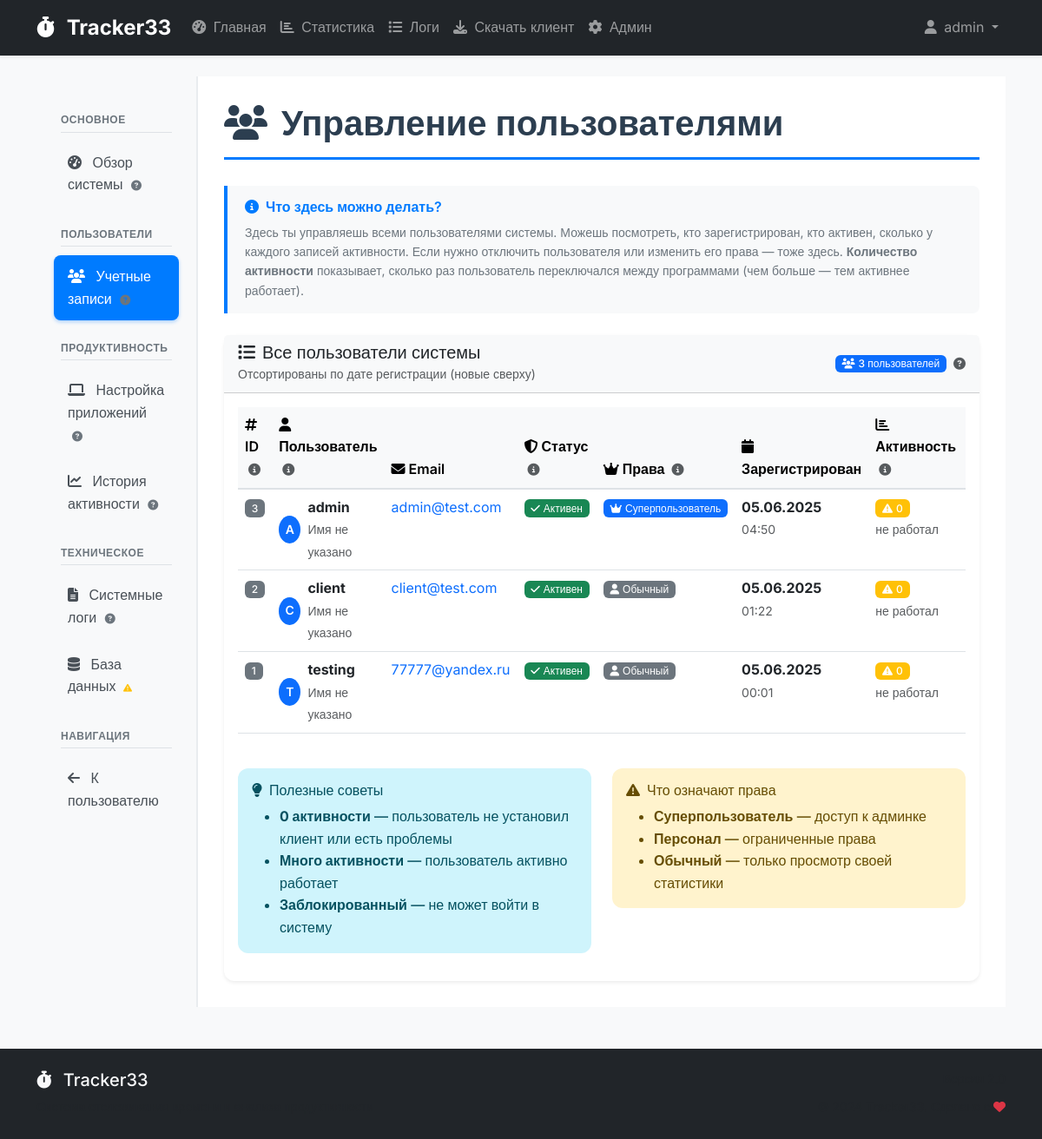
The app's page /admin-panel/users/ (signed in), older data.
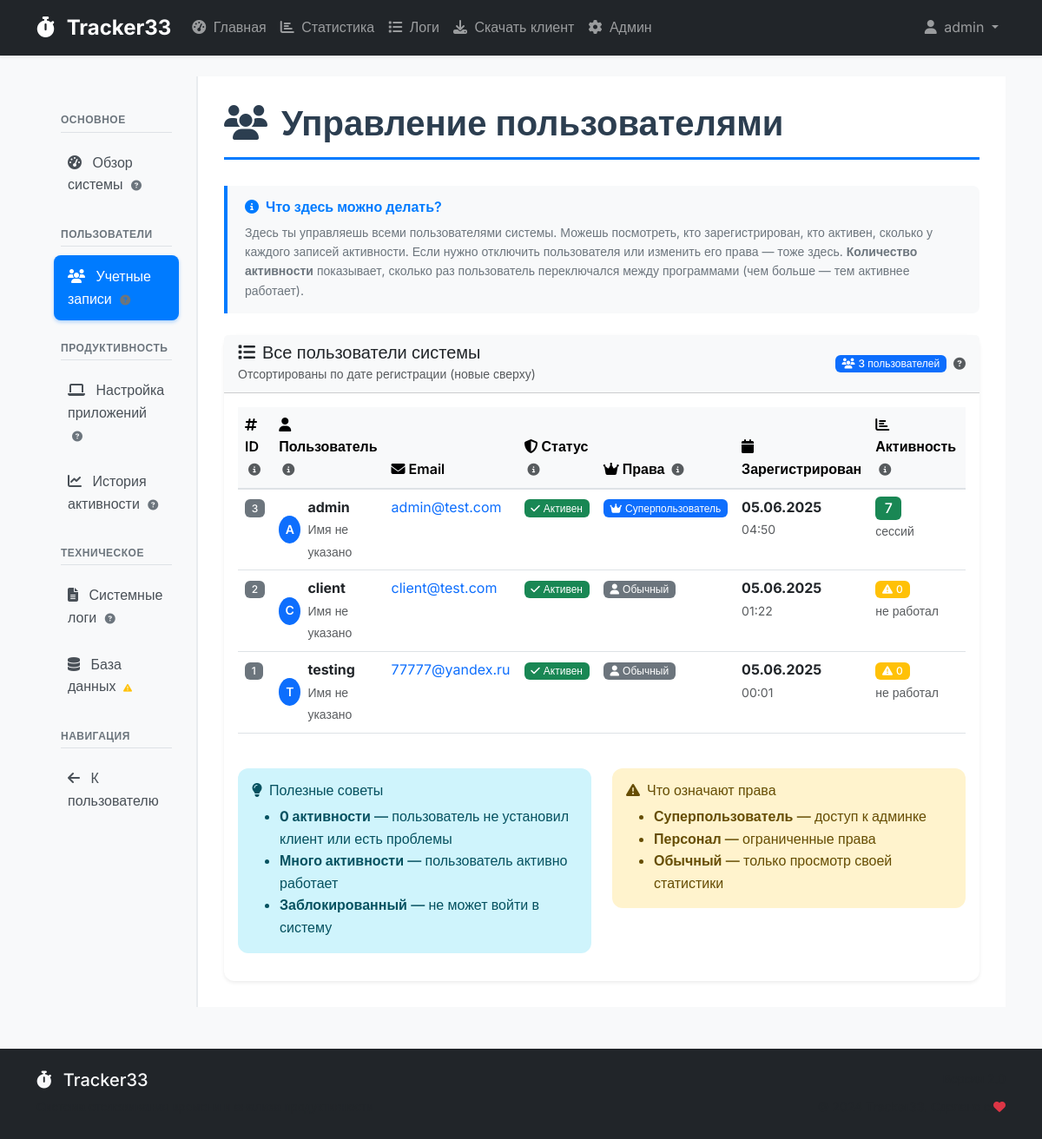
The same page, newer data.
### users/models.py (models this page shows, shortened)
class CustomUser(AbstractUser):
    groups = models.ManyToManyField(
        'auth.Group',
        verbose_name='groups',
        blank=True,
        help_text='The groups this user belongs to.',
        related_name='custom_user_set',
        related_query_name='custom_user'
    )
    user_permissions = models.ManyToManyField(
        'auth.Permission',
        verbose_name='user permissions',
        blank=True,
        help_text='Specific permissions for this user.',
        related_name='custom_user_set',
        related_query_name='custom_user'
    )
    department = models.CharField(max_length=100, verbose_name='Отдел')
    position = models.CharField(max_length=100, verbose_name='Должность')
    is_active_tracking = models.BooleanField(default=True, verbose_name='Активное отслеживание')
    class Meta:
        verbose_name = 'Пользователь'
        verbose_name_plural = 'Пользователи'

### admin_panel/views.py (the view)
# urls.py: path('users/', views.UserListView.as_view(), name='users'),
class UserListView(LoginRequiredMixin, SuperUserRequiredMixin, ListView):
    model = CustomUser
    template_name = 'admin_panel/user_list.html'
    context_object_name = 'users'
    def get_queryset(self):
        return CustomUser.objects.annotate(
            activity_count=Count('useractivity')
        ).order_by('-date_joined')

### admin_panel/views.py (called while the page is built)
    def test_func(self):
        return self.request.user.is_superuser

### tracking/logging.py (called while the page is built)
    @staticmethod
    def log_view_performance(view_name, response_time, status_code):
        log_data = {
            'timestamp': datetime.now().isoformat(),
            'view_name': view_name,
            'response_time': response_time,
            'status_code': status_code
        }
        performance_logger.info(json.dumps(log_data))

### templates/admin_panel/user_list.html (shortened to what the changed rows need)
{% extends 'admin_panel/base_admin.html' %}
{% block admin_content %}
<h1 class="admin-title">
    <i class="fas fa-users me-3"></i>Управление пользователями
</h1>
<div class="card">
    <div class="card-body">
        {% if users %}
        <div class="table-responsive">
            <table class="table table-hover">
                <thead class="table-light">
                    <tr>
                        <th>
                            <i class="fas fa-hashtag me-1"></i>ID
                            <i class="fas fa-info-circle text-muted ms-1"
                               data-bs-toggle="tooltip"
                               title="Уникальный номер пользователя в системе"></i>
                        </th>
                        <th>
                            <i class="fas fa-user me-1"></i>Пользователь
                            <i class="fas fa-info-circle text-muted ms-1"
                               data-bs-toggle="tooltip"
                               title="Логин и полное имя пользователя"></i>
                        </th>
                        <th>
                            <i class="fas fa-envelope me-1"></i>Email
                        </th>
                        <th>
                            <i class="fas fa-shield-alt me-1"></i>Статус
                            <i class="fas fa-info-circle text-muted ms-1"
                               data-bs-toggle="tooltip"
                               title="Активен = может входить в систему, Неактивен = заблокирован"></i>
                        </th>
                        <th>
                            <i class="fas fa-crown me-1"></i>Права
                            <i class="fas fa-info-circle text-muted ms-1"
                               data-bs-toggle="tooltip"
                               title="Суперпользователь = полный доступ к админке"></i>
                        </th>
                        <th>
                            <i class="fas fa-calendar me-1"></i>Зарегистрирован
                        </th>
                        <th>
                            <i class="fas fa-chart-bar me-1"></i>Активность
                            <i class="fas fa-info-circle text-muted ms-1"
                               data-bs-toggle="tooltip"
                               title="Количество сессий работы — переключений между программами"></i>
                        </th>
                        <th>
                        </th>
                    </tr>
                </thead>
                <tbody>
                    {% for user in users %}
                    <tr>
                        <td>
                            <span class="badge bg-secondary">{{ user.id }}</span>
                        </td>
                        <td>
                            <div class="d-flex align-items-center">
                                <div class="avatar-sm me-2 bg-primary text-white rounded-circle d-flex align-items-center justify-content-center">
                                    {{ user.username|first|upper }}
                                </div>
                                <div>
                                    <strong>{{ user.username }}</strong>
                                    {% if user.get_full_name %}
                                    <br><small class="text-muted">{{ user.get_full_name }}</small>
                                    {% else %}
                                    <br><small class="text-muted">Имя не указано</small>
                                    {% endif %}
                                </div>
                            </div>
                        </td>
                        <td>
                            {% if user.email %}
                                <a href="mailto:{{ user.email }}" class="text-decoration-none">
                                    {{ user.email }}
                                </a>
                            {% else %}
                                <span class="text-muted">Не указан</span>
                            {% endif %}
                        </td>
                        <td>
                            {% if user.is_active %}
                                <span class="badge bg-success">
                                    <i class="fas fa-check me-1"></i>Активен
                                </span>
                            {% else %}
                                <span class="badge bg-danger">
                                    <i class="fas fa-ban me-1"></i>Заблокирован
                                </span>
                            {% endif %}
                        </td>
                        <td>
                            {% if user.is_superuser %}
                                <span class="badge bg-primary">
                                    <i class="fas fa-crown me-1"></i>Суперпользователь
                                </span>
                            {% elif user.is_staff %}
                                <span class="badge bg-info">
                                    <i class="fas fa-user-tie me-1"></i>Персонал
                                </span>
                            {% else %}
                                <span class="badge bg-secondary">
                                    <i class="fas fa-user me-1"></i>Обычный
                                </span>
                            {% endif %}
                        </td>
                        <td>
                            <div>
                                <strong>{{ user.date_joined|date:"d.m.Y" }}</strong>
                                <br><small class="text-muted">{{ user.date_joined|date:"H:i" }}</small>
                            </div>
                        </td>
                        <td>
                            {% if user.activity_count > 0 %}
                                <span class="badge bg-success fs-6">
                                    {{ user.activity_count }}
                                </span>
                                <br><small class="text-muted">сессий</small>
                            {% else %}
                                <span class="badge bg-warning">
                                    <i class="fas fa-exclamation-triangle me-1"></i>0
                                </span>
                                <br><small class="text-muted">не работал</small>
                            {% endif %}
                        </td>
                        <td>
                        </td>
                    </tr>
                    {% endfor %}
                </tbody>
            </table>
        </div>
        {% endif %}
    </div>
</div>
{% endblock %}

### templates/base.html (shortened to what this page needs)
<!DOCTYPE html>
{% load static %}
<html lang="ru">
<head>
    <link href="https://cdn.jsdelivr.net/npm/bootstrap@5.3.0/dist/css/bootstrap.min.css" rel="stylesheet">
    <link rel="stylesheet" href="https://cdnjs.cloudflare.com/ajax/libs/font-awesome/6.4.0/css/all.min.css">
</head>
<body>
    <nav class="navbar navbar-expand-lg navbar-dark bg-dark shadow-sm">
        <div class="container">
            <a class="navbar-brand" href="/">
                <i class="fas fa-stopwatch me-2"></i>
                Tracker33
            </a>
            <div class="collapse navbar-collapse" id="navbarNav">
                <ul class="navbar-nav me-auto">
                    {% if user.is_authenticated %}
                        <li class="nav-item">
                            <a class="nav-link" href="{% url 'dashboard' %}">
                                <i class="fas fa-tachometer-alt me-1"></i>
                                Главная
                            </a>
                        </li>
                        <li class="nav-item">
                            <a class="nav-link" href="{% url 'statistics' %}">
                                <i class="fas fa-chart-bar me-1"></i>
                                Статистика
                            </a>
                        </li>
                        <li class="nav-item">
                            <a class="nav-link" href="{% url 'logs' %}">
                                <i class="fas fa-list me-1"></i>
                                Логи
                            </a>
                        </li>
                        <li class="nav-item">
                            <a class="nav-link" href="{% url 'download_tracker' %}">
                                <i class="fas fa-download me-1"></i>
                                Скачать клиент
                            </a>
                        </li>
                        {% if user.is_staff %}
                        <li class="nav-item">
                            <a class="nav-link" href="{% url 'admin_panel:dashboard' %}">
                                <i class="fas fa-cog me-1"></i>
                                Админ
                            </a>
                        </li>
                        {% endif %}
                    {% endif %}
                </ul>
                <ul class="navbar-nav">
                    {% if user.is_authenticated %}
                        <li class="nav-item dropdown">
                            <a class="nav-link dropdown-toggle" href="#" id="navbarDropdown" role="button" data-bs-toggle="dropdown">
                                <i class="fas fa-user me-1"></i>
                                {{ user.username }}
                            </a>
                        </li>
                    {% endif %}
                </ul>
            </div>
        </div>
    </nav>
    <main class="container mt-4 mb-5">
        {% block content %}{% endblock %}
    </main>
    <footer class="bg-dark text-light py-4 mt-auto">
        <div class="container">
            <div class="row">
                <div class="col-md-6">
                    <h5>
                        <i class="fas fa-stopwatch me-2"></i>
                        Tracker33
                    </h5>
                    <p class="text-muted mb-0">Система отслеживания времени и анализа продуктивности</p>
                </div>
                <div class="col-md-6 text-md-end">
                    <p class="text-muted mb-2">Версия 2.0</p>
                    <div>
                        <small class="text-muted">
                            © 2024 Tracker33. Сделано с
                            <i class="fas fa-heart text-danger"></i>
                        </small>
                    </div>
                </div>
            </div>
        </div>
    </footer>
</body>
</html>

Row changes from the older to the newer data that the page shows:
changed CustomUser "admin": activity_count (not shown) → "7"; text "0 не работал" → "сессий"
